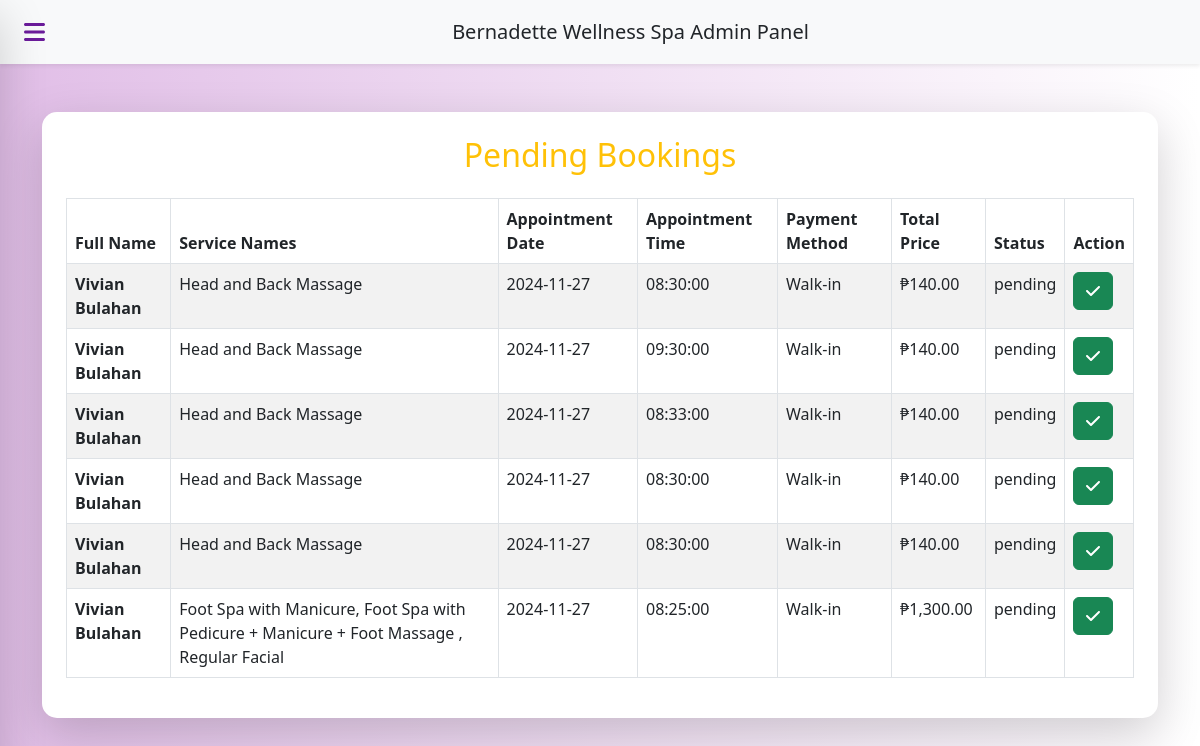
Before: /booking/pending_booking.php with the older database file.
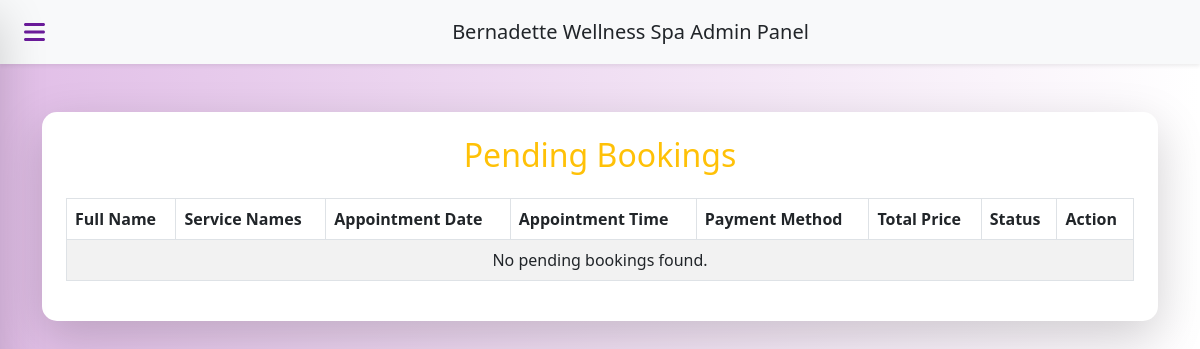
After: the same page with the newer database file.
### tables this page shows
CREATE TABLE `appointments` (
  `id` int(11) NOT NULL,
  `user_id` int(11) NOT NULL,
  `appointment_date` date NOT NULL,
  `appointment_time` time NOT NULL,
  `payment_method` enum('walk-in','gcash') NOT NULL,
  `total_price` decimal(10,2) NOT NULL,
  `duration` time NOT NULL,
  `service_price` double NOT NULL,
  `status` enum('pending','confirmed','completed','cancelled') DEFAULT 'pending',
  `created_at` timestamp NOT NULL DEFAULT current_timestamp(),
  `updated_at` timestamp NOT NULL DEFAULT current_timestamp() ON UPDATE current_timestamp()
);

### booking/pending_booking.php (the view, shortened to what this page needs)
<?php
include '../../bws_ui/db_connection/db_connection.php';
include '../../bws_ui/includes/header.php';
?>
<!DOCTYPE html>
<html lang="en">
<head>
    <link href="https://cdn.jsdelivr.net/npm/bootstrap@5.3.0/dist/css/bootstrap.min.css" rel="stylesheet">
    <link rel="stylesheet" href="https://cdnjs.cloudflare.com/ajax/libs/font-awesome/6.0.0-beta3/css/all.min.css">
    <link rel="stylesheet" href="https://cdn.datatables.net/1.11.3/css/dataTables.bootstrap5.min.css">
    <link rel="stylesheet" href="../booking//booking style//booking_style.css">
</head>
<body>
    <header class="navbar bg-light shadow-sm">
        <div class="container d-flex align-items-center">
            <button class="sidebar-toggle btn btn-outline-danger me-3" onclick="toggleSidebar()" aria-label="Toggle Sidebar">
                <i class="fas fa-bars"></i>
            </button>
            <a href="dashboard.php" class="navbar-brand mx-auto text-dark">Bernadette Wellness Spa Admin Panel</a>
        </div>
    </header>
    <div class="container mt-5">
        <div class="card shadow-lg border-0">
            <div class="card-body p-4">
                <h2 class="mb-4 text-center text-warning">Pending Bookings</h2>
                <table id="pendingBookingsTable" class="table table-striped table-hover table-bordered bookingTable" style="width:100%">
                    <thead class="bg-warning text-white">
                        <tr>
                            <th>Full Name</th>
                            <th>Service Names</th>
                            <th>Appointment Date</th>
                            <th>Appointment Time</th>
                            <th>Payment Method</th>
                            <th>Total Price</th>
                            <th>Status</th>
                            <th>Action</th>
                        </tr>
                    </thead>
                    <tbody>
                        <?php
                        $sql = "SELECT a.id AS appointment_id, CONCAT(u.firstname, ' ', u.lastname) AS full_name, a.appointment_date, a.appointment_time, a.payment_method, a.total_price, a.status, GROUP_CONCAT(s.name SEPARATOR ', ') AS service_names
                        FROM appointments a
                        JOIN tbl_users u ON a.user_id = u.user_id
                        JOIN booked_services bs ON a.id = bs.appointment_id
                        JOIN services s ON bs.service_id = s.id
                        WHERE a.status = 'pending'
                        GROUP BY a.id";
                        $result = $conn->query($sql);
                        if ($result->num_rows > 0) {
                            while ($row = $result->fetch_assoc()) {
                                echo "<tr>";
                                echo "<td><strong>" . htmlspecialchars($row['full_name']) . "</strong></td>";
                                echo "<td>" . htmlspecialchars($row['service_names']) . "</td>";
                                echo "<td>" . htmlspecialchars($row['appointment_date']) . "</td>";
                                echo "<td>" . htmlspecialchars($row['appointment_time']) . "</td>";
                                echo "<td>" . ucfirst(htmlspecialchars($row['payment_method'])) . "</td>";
                                echo "<td>₱" . number_format($row['total_price'], 2) . "</td>";
                                echo "<td>" . htmlspecialchars($row['status']) . "</td>";
                                echo "<td><a href='../../bws_ui/booking/process/approve_booking.php?id=" . $row['appointment_id'] . "' class='btn btn-success' data-bs-toggle='tooltip' title='Approve'><i class='fas fa-check'></i></a></td>";
                                echo "</tr>";
                            }
                        } else {
                            echo "<tr><td colspan='8' class='text-center'>No pending bookings found.</td></tr>";
                        }
                        ?>
                    </tbody>
                </table>
            </div>
        </div>
    </div>
</body>
</html>
<?php include '../../bws_ui/includes/footer.php' ?>

Changed rows visible on the page:
no longer on this page (row edited): appointments: full_name "Vivian Bulahan", service_names "Head and Back Massage", appointment_date "2024-11-27", appointment_time "08:30:00", payment_method "Walk-in", total_price "140.00", status "pending"
no longer on this page (row edited): appointments: full_name "Vivian Bulahan", service_names "Head and Back Massage", appointment_date "2024-11-27", appointment_time "09:30:00", payment_method "Walk-in", total_price "140.00", status "pending"
no longer on this page (row edited): appointments: full_name "Vivian Bulahan", service_names "Head and Back Massage", appointment_date "2024-11-27", appointment_time "08:33:00", payment_method "Walk-in", total_price "140.00", status "pending"
no longer on this page (row edited): appointments: full_name "Vivian Bulahan", service_names "Head and Back Massage", appointment_date "2024-11-27", appointment_time "08:30:00", payment_method "Walk-in", total_price "140.00", status "pending"
no longer on this page (row edited): appointments: full_name "Vivian Bulahan", service_names "Head and Back Massage", appointment_date "2024-11-27", appointment_time "08:30:00", payment_method "Walk-in", total_price "140.00", status "pending"
no longer on this page (row edited): appointments: full_name "Vivian Bulahan", service_names "Foot Spa with Manicure, Foot Spa with Pedicure + Manicure + Foot Massage , Regular Facial", appointment_date "2024-11-27", appointment_time "08:25:00", payment_method "Walk-in", total_price "1,300.00", status "pending"
Other visible differences:
text now shown: "No pending bookings found."
